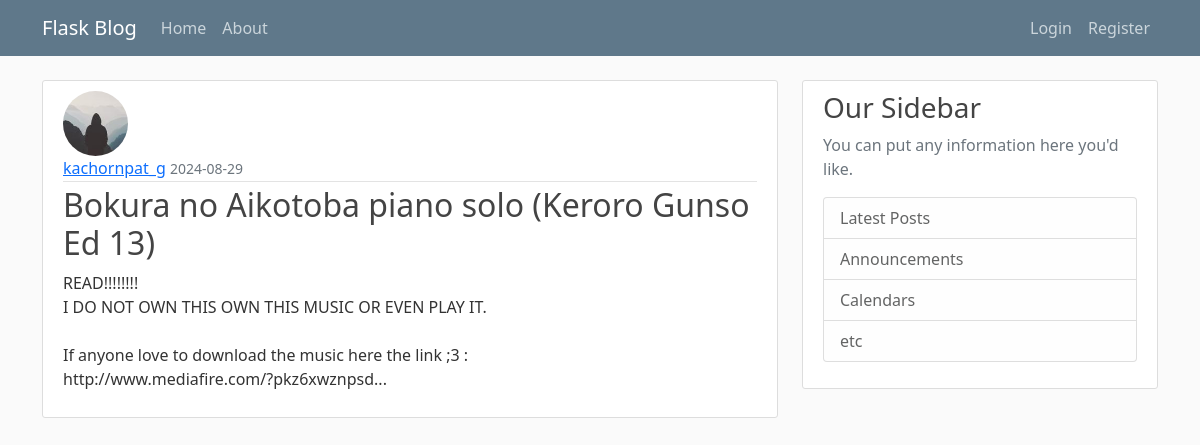
The page /post/5 on the database its author committed.
### hello/models.py (models this page shows, shortened)
class User(db.Model, UserMixin):
    id = db.Column(db.Integer, primary_key=True)
    username = db.Column(db.String(20), unique=True, nullable=False)
    email = db.Column(db.String(120), unique=True, nullable=False)
    image_file = db.Column(db.String(20), nullable=False, default='default.jpg')
    password = db.Column(db.String(60), nullable=False)
    posts = db.relationship('Post', backref='author', lazy=True)

class Post(db.Model):
    id = db.Column(db.Integer, primary_key=True)
    title = db.Column(db.String(100), nullable=False)
    date_posted = db.Column(db.DateTime(), nullable=False, default=datetime.now())
    content = db.Column(db.Text, nullable=False)
    user_id = db.Column(db.Integer, db.ForeignKey('user.id'), nullable=False)

### hello/posts/routes.py (the view)
@posts.route("/post/<int:post_id>")
def post(post_id):
    post = Post.query.get_or_404(post_id)
    return render_template('post.html', title=post.title, post=post)

### hello/templates/post.html (shortened to what this page needs)
{% extends "layout.html" %}
{% block content %}
    <article class="media content-section">
        <img class="rounded-circle article-img" src="{{ url_for('static', filename='profile_pics/' + post.author.image_file) }}">
        <div class="media-body">
        <div class="article-metadata">
            <a class="mr-2" href="{{ url_for('users.user_posts', username=post.author.username)}}">{{ post.author.username }}</a>
            <small class="text-muted">{{ post.date_posted.strftime('%Y-%m-%d') }}</small>
        </div>
        <h2 class="article-title">{{ post.title }}</h2>
        <p class="article-content">{{ post.content }}</p>
        </div>
    </article>
{% endblock content %}

### hello/static/main.css (style rules this page uses)
body { background: #fafafa; color: #333333; margin-top: 5rem; }
h1, h2, h3, h4, h5, h6 { color: #444444; }
.content-section { background: #ffffff; padding: 10px 20px; border: 1px solid #dddddd; border-radius: 3px; margin-bottom: 20px; }
.article-title { color: #444444; }
.article-content { white-space: pre-line; }
.article-img { height: 65px; width: 65px; margin-right: 16px; }
.article-metadata { padding-bottom: 1px; margin-bottom: 4px; border-bottom: 1px solid #e3e3e3 }

### rows shown on the page
User: image_file (picture), author.username "kachornpat_g"
Post: date_posted "2024-08-29", title "Bokura no Aikotoba piano solo (Keroro Gunso Ed 13)", content "READ!!!!!!!! I DO NOT OWN THIS OWN THIS MUSIC OR EVEN PLAY IT. If anyone love to download the music here the link ;3 : http://www.mediafire.com/?pkz6xwznpsd..."
